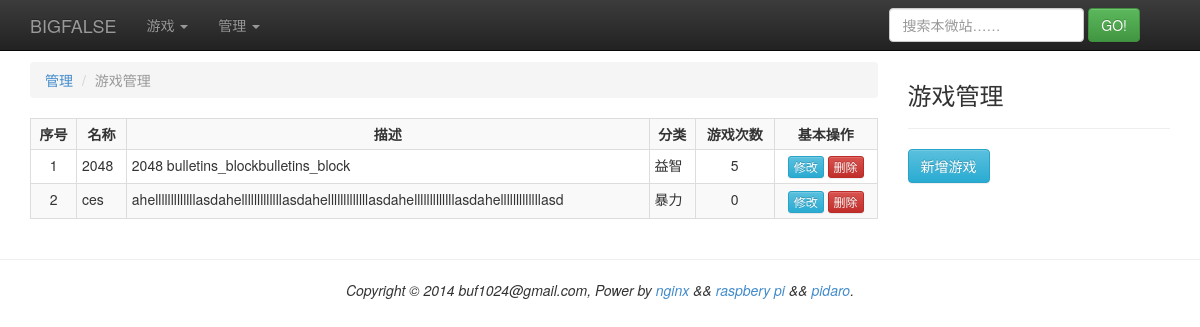
/manage/game (signed in), run on an earlier commit of the app's database.
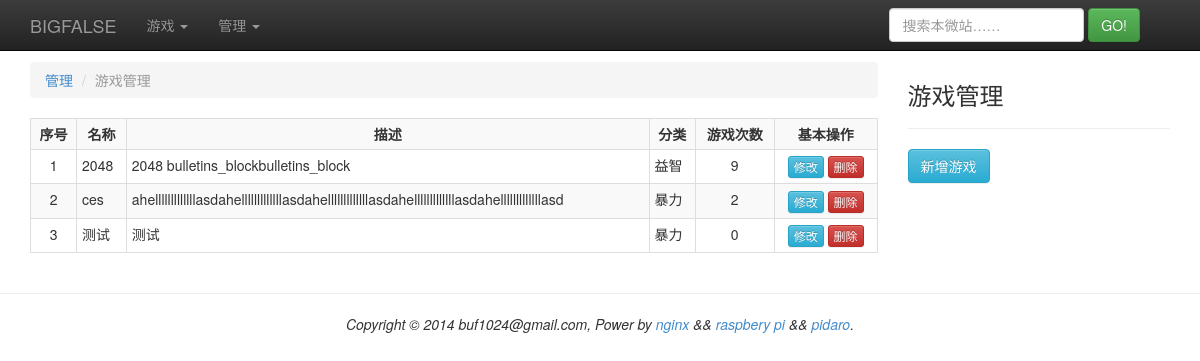
And on a later commit of the database.
### tinylog/models.py (models this page shows, shortened)
class Game(models.Model):
    name = models.CharField(max_length = 64)
    desc = models.CharField(max_length = 512, null=True)
    image = models.CharField(max_length = 128)
    width = models.IntegerField()
    height = models.IntegerField()
    visiable = models.BooleanField()
    hot = models.IntegerField()
    create_time = models.DateTimeField()
    update_time = models.DateTimeField()
    catalog = models.ForeignKey(Catalog, null=True)

class Catalog(models.Model):
    name = models.CharField(max_length = 64)
    desc = models.CharField(max_length = 512, null=True)
    type = models.IntegerField()
    create_time = models.DateTimeField()
    update_time = models.DateTimeField()

### tinylog/views.py (the view)
# urls.py: url(r'^manage/game$', 'tinylog.views.mnggame'),
def mnggame(req):
    r = try_redirect(req)
    if r != None:
        return r
    settings = get_settings()
    setting = settings['setting']
    d = {}
    d['extral_block'] = get_mnggame_extral_block()
    d['header_block'] = get_header_block(setting.title + u' : 游戏管理',
                                             extjs = ['/js/mnggame.js'])
    d['nav_block'] = get_nav_block(req)
    d['content_block'] = get_mnggame_block()
    d['footer_block'] = get_footer_block()
    t = get_template('general.html')
    c = Context(d)
    h = t.render(c)
    return HttpResponse(h)

### tinylog/util.py (called while the page is built, shortened)
def get_settings(is_force = False):
    global _g_last_time
    global _g_read_interval
    now = int(time())
    diff = now - _g_last_time
    return _g_settings

def get_header_block(webtitle, extjs = None, extcss = None):
    settings = get_settings()
    d = {}
    d['webtitle'] = webtitle
    d['mstdjss'] = settings['stdjss']
    d['mstdcss'] = settings['stdcss']
    d['mextjs'] = extjs
    d['mextcss'] = extcss
    t = get_template('header.html')
    c = Context(d)
    h = t.render(c)
    return h

def get_nav_block(req):
    settings = get_settings()
    setting = settings['setting']
    games = settings['games']
    d = {}
    d['brand'] = setting.brand
    d['games'] = games
    d['admin'] = is_admin(req)
    t = get_template('nav.html')
    c = Context(d)
    h = t.render(c)
    return h

def get_footer_block():
    settings = get_settings()
    setting = settings['setting']
    d = {}
    d['copy_info'] = setting.copy_info
    t = get_template('footer.html')
    c = Context(d)
    h = t.render(c)
    return h

def is_admin(req):
    return req.user.is_authenticated()

### template/mnggame.html
<div class="col-md-9">
<ol class="breadcrumb">
  <li><a href="#">管理</a></li>
  <li class="active">游戏管理</li>
</ol>
<table class="table table-hover table-bordered table-striped table-condensed">
  <tbody>
  <tr>
    <th class="text-center-align">序号</th>
    <th class="text-center-align">名称</th>
    <th class="text-center-align">描述</th>
    <th class="text-center-align">分类</th>
    <th class="text-center-align">游戏次数</th>
    <th class="text-center-align">基本操作</th>
  </tr>
  {% for game in games %}
  <tr>
    <td class="text-center-align">{{ game.id}}</td>
    <td>{{ game.name }}</td>
    <td>{{ game.desc }}</td>
    <td>{{ game.catalog.name }}</td>
    <td class="text-center-align">{{ game.hot }}</td>
    <td class="text-center-align">
      <button class="btn btn-xs btn-info" id="mnggame_modify_{{ game.id }}" data="{{ game.id }}">修改</button>
      <button class="btn btn-xs btn-danger" id="mnggame_delete_{{ game.id }}" data="{{ game.id }}">删除</button>
    </td>
  </tr>
  {% endfor %}
  </tbody>
</table>
</div>
<div class="col-md-3">
  <div class="bulletin">
    <h3>游戏管理</h3><hr>
    <p>
      <button class="btn btn-info" id="mnggame_new_game">新增游戏</button>
    </p>
  </div>
</div>

What changed in the data, as far as the page shows it:
changed Game "2048 bulletins_blockbulletins_block": hot "5" → "9"
changed Game "ces": hot "0" → "2"
added Game: id "3", name "测试", desc "测试", catalog.name "暴力", hot "0"
